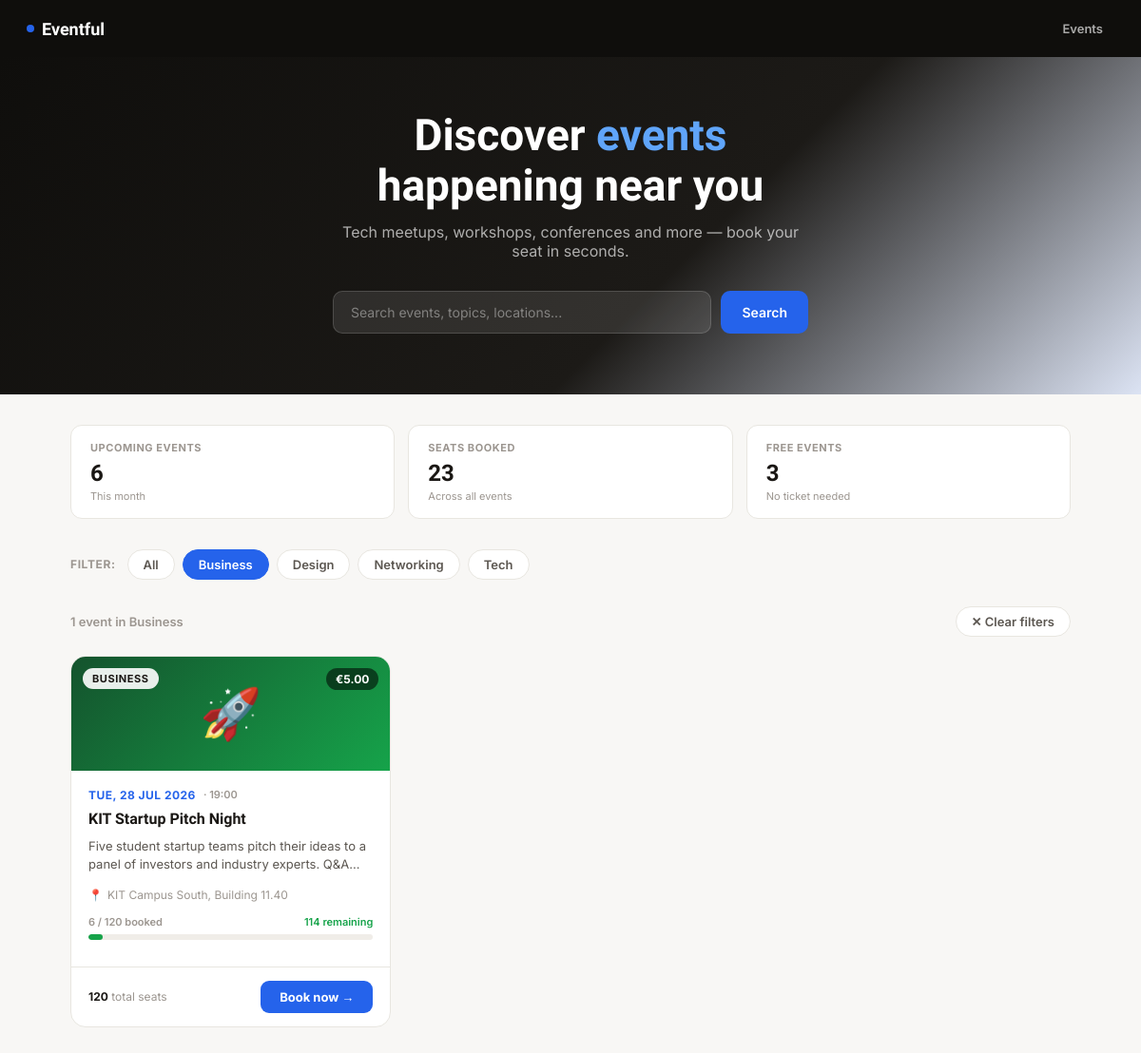
The page /?cat=Business on the database its author committed.
### tables this page shows
CREATE TABLE IF NOT EXISTS events (
    id          INT AUTO_INCREMENT PRIMARY KEY,
    title       VARCHAR(255)  NOT NULL,
    description TEXT,
    category    VARCHAR(60)   NOT NULL DEFAULT 'General',
    event_date  DATE          NOT NULL,
    event_time  TIME          NOT NULL DEFAULT '09:00:00',
    location    VARCHAR(255)  NOT NULL,
    capacity    INT           NOT NULL,
    price       DECIMAL(8,2)  NOT NULL DEFAULT 0.00,
    image_emoji VARCHAR(10)   NOT NULL DEFAULT '🎟️',
    created_at  DATETIME      NOT NULL DEFAULT CURRENT_TIMESTAMP
);

### db.php (called while the page is built, shortened)
<?php
function e($str) {
    return htmlspecialchars($str ?? '', ENT_QUOTES, 'UTF-8');
}

### index.php (the view, shortened to what this page needs)
<?php
require_once 'db.php';
$pdo = getDb();
$category = $_GET['cat'] ?? 'all';
$search   = trim($_GET['q'] ?? '');
$where  = ["1=1"];
$params = [];
if ($category !== 'all') {
    $where[]  = "e.category = ?";
    $params[] = $category;
}
$whereStr = implode(' AND ', $where);
$events = $pdo->prepare("
    SELECT e.*,
           COALESCE(SUM(b.seats), 0) AS seats_booked
    FROM events e
    LEFT JOIN bookings b ON b.event_id = e.id
    WHERE $whereStr
    GROUP BY e.id
    ORDER BY e.event_date ASC
");
$events->execute($params);
$events = $events->fetchAll();
$categories = $pdo->query("SELECT DISTINCT category FROM events ORDER BY category")->fetchAll(PDO::FETCH_COLUMN);
?>
<!DOCTYPE html>
<html lang="en">
<head>
</head>
<body>
<nav>
  <div class="nav-brand">
    <div class="nav-brand-dot"></div>
    Eventful
  </div>
  <div class="nav-right">
    <a class="nav-link" href="index.php">Events</a>
  </div>
</nav>
<div class="hero">
  <h1>Discover <span>events</span><br>happening near you</h1>
  <p>Tech meetups, workshops, conferences and more — book your seat in seconds.</p>
  <form class="search-bar" method="GET" action="index.php">
    <input
      type="text"
      name="q"
      placeholder="Search events, topics, locations..."
      value="<?= e($search) ?>"
    >
    <button type="submit">Search</button>
  </form>
</div>
<div class="wrap">
  <?php
  $totalEvents  = $pdo->query("SELECT COUNT(*) FROM events")->fetchColumn();
  $totalBooked  = $pdo->query("SELECT COALESCE(SUM(seats),0) FROM bookings")->fetchColumn();
  $freeEvents   = $pdo->query("SELECT COUNT(*) FROM events WHERE price = 0")->fetchColumn();
  ?>
  <div class="stats-strip">
    <div class="stat-card">
      <div class="s-label">Upcoming events</div>
      <div class="s-val"><?= $totalEvents ?></div>
      <div class="s-sub">This month</div>
    </div>
    <div class="stat-card">
      <div class="s-label">Seats booked</div>
      <div class="s-val"><?= $totalBooked ?></div>
      <div class="s-sub">Across all events</div>
    </div>
    <div class="stat-card">
      <div class="s-label">Free events</div>
      <div class="s-val"><?= $freeEvents ?></div>
      <div class="s-sub">No ticket needed</div>
    </div>
  </div>
  <div class="filter-bar">
    <span class="filter-label">Filter:</span>
    <a href="index.php<?= $search ? '?q='.urlencode($search) : '' ?>" class="filter-chip <?= $category === 'all' ? 'active' : '' ?>">All</a>
    <?php foreach ($categories as $cat): ?>
      <a
        href="?cat=<?= urlencode($cat) ?><?= $search ? '&q='.urlencode($search) : '' ?>"
        class="filter-chip <?= $category === $cat ? 'active' : '' ?>"
      ><?= e($cat) ?></a>
    <?php endforeach; ?>
  </div>
  <div class="results-header">
    <div class="results-count">
      <?= count($events) ?> event<?= count($events) !== 1 ? 's' : '' ?>
      <?= $category !== 'all' ? 'in '.e($category) : '' ?>
    </div>
    <?php if ($search || $category !== 'all'): ?>
      <a href="index.php" class="filter-chip">✕ Clear filters</a>
    <?php endif; ?>
  </div>
  <div class="events-grid">
    <?php foreach ($events as $ev):
      $remaining = $ev['capacity'] - $ev['seats_booked'];
      $pct       = ($ev['capacity'] > 0) ? ($ev['seats_booked'] / $ev['capacity']) * 100 : 0;
      $capClass  = $pct >= 90 ? 'danger' : ($pct >= 70 ? 'warn' : 'ok');
      $isFull    = $remaining <= 0;
      $catSlug   = strtolower($ev['category']);
      $bannerClass = "banner-$catSlug";
      $price     = (float)$ev['price'];
      $priceLabel = $price > 0 ? '€'.number_format($price, 2) : 'Free';
    ?>
    <div class="event-card">
      <div class="card-banner <?= e($bannerClass) ?>">
        <?= e($ev['image_emoji']) ?>
        <span class="card-category-badge"><?= e($ev['category']) ?></span>
        <span class="card-price-badge"><?= $priceLabel ?></span>
      </div>
      <div class="card-body">
        <div class="card-date-row">
          <span class="card-date"><?= date("D, d M Y", strtotime($ev['event_date'])) ?></span>
          <span class="card-time">· <?= date("H:i", strtotime($ev['event_time'])) ?></span>
        </div>
        <div class="card-title"><?= e($ev['title']) ?></div>
        <div class="card-desc"><?= e($ev['description']) ?></div>
        <div class="card-location">
          <span>📍</span>
          <?= e($ev['location']) ?>
        </div>
        <div class="cap-row">
          <span class="cap-label"><?= (int)$ev['seats_booked'] ?> / <?= (int)$ev['capacity'] ?> booked</span>
          <span class="cap-remaining <?= $capClass ?>">
            <?php if ($isFull): ?>
              Fully booked
            <?php elseif ($remaining <= 5): ?>
              ⚡ <?= $remaining ?> left
            <?php else: ?>
              <?= $remaining ?> remaining
            <?php endif; ?>
          </span>
        </div>
        <div class="cap-track">
          <div class="cap-fill <?= $capClass ?>" style="width:<?= min(100, round($pct)) ?>%"></div>
        </div>
      </div>
      <div class="card-footer">
        <div class="seats-info">
          <?php if ($remaining <= 5 && !$isFull): ?>
            <span class="urgency">🔥 Almost full</span>
          <?php else: ?>
            <strong><?= (int)$ev['capacity'] ?></strong> total seats
          <?php endif; ?>
        </div>
        <?php if ($isFull): ?>
          <span class="book-btn full">Sold out</span>
        <?php else: ?>
          <a class="book-btn" href="book.php?event_id=<?= (int)$ev['id'] ?>">Book now →</a>
        <?php endif; ?>
      </div>
    </div>
    <?php endforeach; ?>
  </div>
</div>
</body>
</html>

### rows shown on the page
events: image_emoji "🚀", category "BUSINESS", price "€5.00", event_date "TUE, 28 JUL 2026", event_time "19:00", title "KIT Startup Pitch Night", description "Five student startup teams pitch their ideas to a panel of investors and industry experts.…", location "KIT Campus South, Building 11.40", seats_booked "6", capacity "120", remaining "114", min(100, round($pct)) 5 (drawn)

### other values the page prints
$totalEvents "6"
$totalBooked "23"
$freeEvents "3"
$cat "Business"
$cat "Design"
$cat "Networking"
$cat "Tech"
count($events) "1"
$category "Business"
